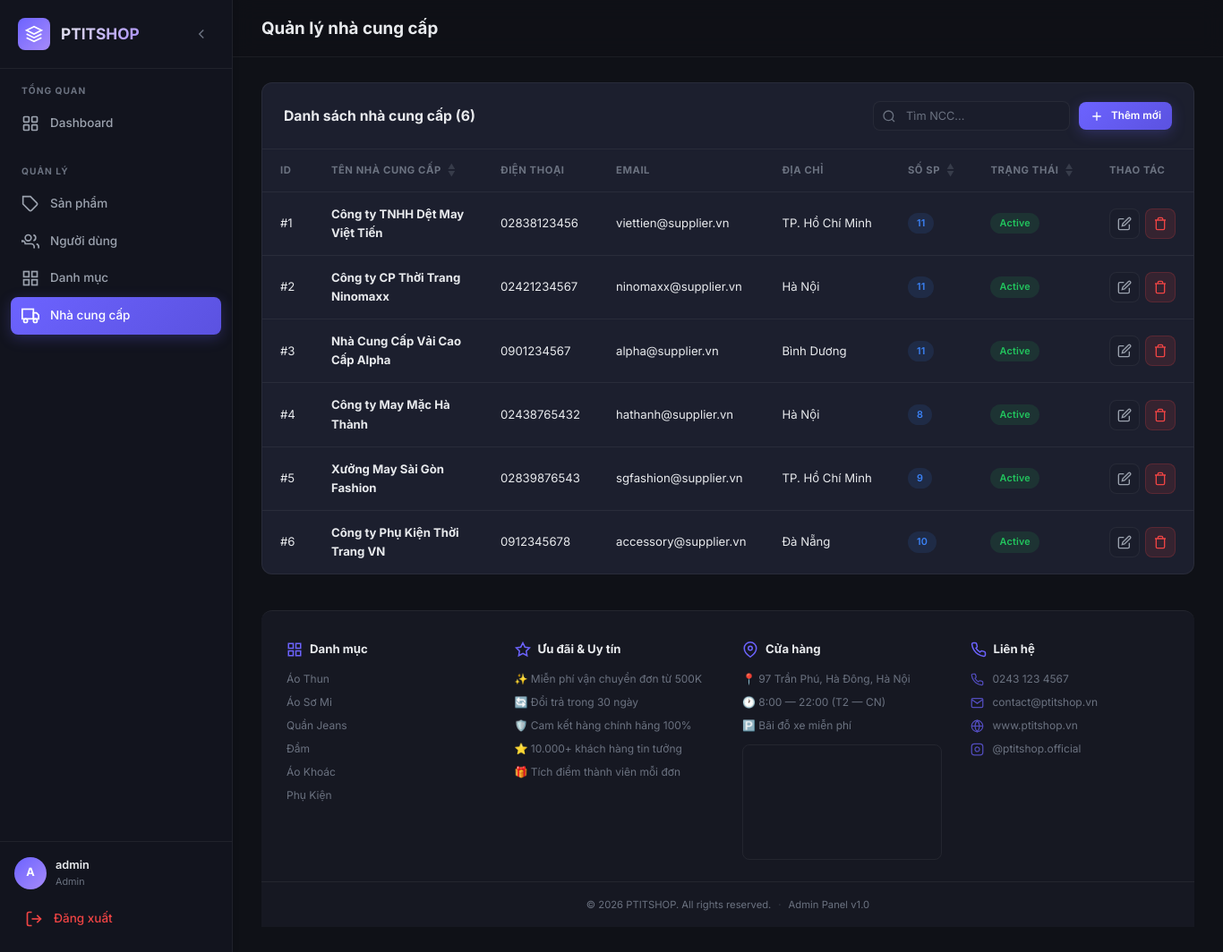
The app's page /admin/suppliers/index.php (signed in) with its own data.
### tables this page shows
CREATE TABLE suppliers (
    supplier_id   INT PRIMARY KEY AUTO_INCREMENT,
    supplier_name VARCHAR(150) NOT NULL,
    phone         VARCHAR(20),
    email         VARCHAR(100),
    address       VARCHAR(255),
    status        ENUM('Active', 'Inactive') NOT NULL DEFAULT 'Active',
    created_at    DATETIME DEFAULT CURRENT_TIMESTAMP,
    updated_at    DATETIME DEFAULT CURRENT_TIMESTAMP ON UPDATE CURRENT_TIMESTAMP
);

### includes/functions.php (called while the page is built, shortened)
<?php
function e(?string $str): string
{
    return htmlspecialchars($str ?? '', ENT_QUOTES, 'UTF-8');
}
function normalizeBaseUrl(string $baseUrl): string
{
    $baseUrl = trim($baseUrl);
    if ($baseUrl === '' || $baseUrl === '/') {
        return '/';
    }
    return '/' . trim($baseUrl, '/') . '/';
}
function appBaseUrl(): string
{
    $baseUrl = getenv('APP_BASE_URL');
    $scriptName = str_replace('\\', '/', $_SERVER['SCRIPT_NAME'] ?? '');
    $adminPathPosition = strpos($scriptName, '/admin/');
    if ($adminPathPosition !== false) {
        return normalizeBaseUrl(substr($scriptName, 0, $adminPathPosition));
    }
    return normalizeBaseUrl(dirname($scriptName));
}
function baseUrl(string $path = ''): string
{
    return appBaseUrl() . ltrim($path, '/');
}

### admin/suppliers/index.php (the view, shortened to what this page needs)
<?php
require_once __DIR__ . '/../../includes/functions.php';
$pdo = getDBConnection();
$search  = trim($_GET['search'] ?? '');
$sortBy  = $_GET['sort'] ?? 'created_at';
$sortDir = ($_GET['dir'] ?? 'desc') === 'asc' ? 'asc' : 'desc';
$page    = max(1, (int)($_GET['page'] ?? 1));
$limit   = 10;
$offset  = ($page - 1) * $limit;
$where = '';
$params = [];
$countSql = "SELECT COUNT(*) FROM suppliers s $where";
$stmt = $pdo->prepare($countSql);
$stmt->execute($params);
$total = $stmt->fetchColumn();
$sortColumn = "s.$sortBy";
$sql = "SELECT s.*, (SELECT COUNT(*) FROM products p WHERE p.supplier_id = s.supplier_id) AS product_count
        FROM suppliers s
        $where
        ORDER BY $sortColumn $sortDir
        LIMIT $limit OFFSET $offset";
$stmt = $pdo->prepare($sql);
$stmt->execute($params);
$suppliers = $stmt->fetchAll();
function sortUrl(string $col, string $currentSort, string $currentDir): string {
    $newDir = ($col === $currentSort && $currentDir === 'asc') ? 'desc' : 'asc';
    $params = $_GET;
    $params['sort'] = $col;
    $params['dir'] = $newDir;
    $params['page'] = 1;
    return '?' . http_build_query($params);
}
function sortClass(string $col, string $currentSort, string $currentDir): string {
    if ($col !== $currentSort) return 'sortable';
    return 'sortable sort-' . $currentDir;
}
require_once __DIR__ . '/../../includes/header.php';
require_once __DIR__ . '/../../includes/sidebar.php';
?>
<div class="table-wrapper">
    <div class="table-header">
        <h2>Danh sách nhà cung cấp (<?= $total ?>)</h2>
        <div class="table-actions">
            <form method="GET" class="search-box">
                <svg viewBox="0 0 24 24" fill="none" stroke="currentColor" stroke-width="2"><circle cx="11" cy="11" r="8"/><line x1="21" y1="21" x2="16.65" y2="16.65"/></svg>
                <input type="text" name="search" placeholder="Tìm NCC..." value="<?= e($search) ?>">
            </form>
            <a href="<?= baseUrl('admin/suppliers/create.php') ?>" class="btn btn-primary btn-sm">
                <svg viewBox="0 0 24 24" fill="none" stroke="currentColor" stroke-width="2"><line x1="12" y1="5" x2="12" y2="19"/><line x1="5" y1="12" x2="19" y2="12"/></svg>
                Thêm mới
            </a>
        </div>
    </div>
    <?php if (empty($suppliers)): ?>
        <div class="empty-state">
            <svg viewBox="0 0 24 24" fill="none" stroke="currentColor" stroke-width="1.5"><path d="M1 12s4-8 11-8 11 8 11 8-4 8-11 8-11-8-11-8z"/><circle cx="12" cy="12" r="3"/></svg>
            <h3>Chưa có nhà cung cấp nào</h3>
            <p>Hãy thêm nhà cung cấp đầu tiên</p>
            <a href="<?= baseUrl('admin/suppliers/create.php') ?>" class="btn btn-primary">Thêm NCC</a>
        </div>
    <?php else: ?>
        <table>
            <thead><tr>
                <th>ID</th>
                <th class="<?= sortClass('supplier_name', $sortBy, $sortDir) ?>">
                    <a href="<?= sortUrl('supplier_name', $sortBy, $sortDir) ?>" style="color:inherit;text-decoration:none">
                        Tên nhà cung cấp <span class="sort-icon"><span class="arrow arrow-up">▲</span><span class="arrow arrow-down">▼</span></span>
                    </a>
                </th>
                <th>Điện thoại</th>
                <th>Email</th>
                <th>Địa chỉ</th>
                <th class="<?= sortClass('product_count', $sortBy, $sortDir) ?>">
                    <a href="<?= sortUrl('product_count', $sortBy, $sortDir) ?>" style="color:inherit;text-decoration:none">
                        Số SP <span class="sort-icon"><span class="arrow arrow-up">▲</span><span class="arrow arrow-down">▼</span></span>
                    </a>
                </th>
                <th class="<?= sortClass('status', $sortBy, $sortDir) ?>">
                    <a href="<?= sortUrl('status', $sortBy, $sortDir) ?>" style="color:inherit;text-decoration:none">
                        Trạng thái <span class="sort-icon"><span class="arrow arrow-up">▲</span><span class="arrow arrow-down">▼</span></span>
                    </a>
                </th>
                <th>Thao tác</th>
            </tr></thead>
            <tbody>
            <?php foreach ($suppliers as $sup): ?>
            <tr>
                <td>#<?= $sup['supplier_id'] ?></td>
                <td><strong><?= e($sup['supplier_name']) ?></strong></td>
                <td><?= e($sup['phone'] ?? '—') ?></td>
                <td><?= e($sup['email'] ?? '—') ?></td>
                <td style="max-width:200px; white-space:nowrap; overflow:hidden; text-overflow:ellipsis;"><?= e($sup['address'] ?? '—') ?></td>
                <td><span class="badge badge-info"><?= $sup['product_count'] ?></span></td>
                <td><span class="badge <?= $sup['status'] === 'Active' ? 'badge-success' : 'badge-danger' ?>"><?= $sup['status'] ?></span></td>
                <td>
                    <div class="action-btns">
                        <a href="<?= baseUrl('admin/suppliers/edit.php?id=' . $sup['supplier_id']) ?>" class="btn btn-secondary btn-icon" title="Sửa">
                            <svg viewBox="0 0 24 24" fill="none" stroke="currentColor" stroke-width="2"><path d="M11 4H4a2 2 0 00-2 2v14a2 2 0 002 2h14a2 2 0 002-2v-7"/><path d="M18.5 2.5a2.121 2.121 0 013 3L12 15l-4 1 1-4 9.5-9.5z"/></svg>
                        </a>
                        <form id="del-sup-<?= $sup['supplier_id'] ?>" method="POST" action="<?= baseUrl('admin/suppliers/delete.php') ?>" style="display:inline">
                            <button type="button" class="btn btn-danger btn-icon" title="Xóa" onclick="confirmDelete('del-sup-<?= $sup['supplier_id'] ?>')">
                                <svg viewBox="0 0 24 24" fill="none" stroke="currentColor" stroke-width="2"><polyline points="3 6 5 6 21 6"/><path d="M19 6v14a2 2 0 01-2 2H7a2 2 0 01-2-2V6m3 0V4a2 2 0 012-2h4a2 2 0 012 2v2"/></svg>
                            </button>
                        </form>
                    </div>
                </td>
            </tr>
            <?php endforeach; ?>
            </tbody>
        </table>
    <?php endif; ?>
</div>
<?php require_once __DIR__ . '/../../includes/footer.php'; ?>

### assets/css/style.css (style rules this page uses)
:root { --bg-primary: #0f1117; --bg-secondary: #161822; --bg-card: #1c1f2e; --bg-card-hover: #232640; --bg-sidebar: #12141e; --bg-input: #1a1d2b; --border-color: rgba(255, 255, 255, 0.06); --border-focus: #6c63ff; --text-primary: #e8eaed; --text-secondary: #9ca3af; --text-muted: #6b7280; --accent: #6c63ff; --accent-hover: #5b52e0; --accent-glow: rgba(108, 99, 255, 0.25); --success: #22c55e; --success-bg: rgba(34, 197, 94, 0.12); --danger: #ef4444; --danger-bg: rgba(239, 68, 68, 0.12); --warning: #f59e0b; --warning-bg: rgba(245, 158, 11, 0.12); --info: #3b82f6; --info-bg: rgba(59, 130, 246, 0.12); --sidebar-width: 260px; --sidebar-collapsed: 72px; --topbar-height: 64px; --radius-sm: 8px; --radius-md: 12px; --radius-lg: 16px; --shadow-sm: 0 1px 3px rgba(0, 0, 0, 0.3); --shadow-md: 0 4px 20px rgba(0, 0, 0, 0.4); --shadow-lg: 0 8px 40px rgba(0, 0, 0, 0.5); --transition: 0.25s cubic-bezier(0.4, 0, 0.2, 1); }
*, *::before, *::after { box-sizing: border-box; margin: 0; padding: 0; }
html { font-size: 15px; scroll-behavior: smooth; }
body { font-family: 'Inter', -apple-system, BlinkMacSystemFont, sans-serif; background: var(--bg-primary); color: var(--text-primary); line-height: 1.6; -webkit-font-smoothing: antialiased; }
a { color: var(--accent); text-decoration: none; transition: color var(--transition); }
.table-wrapper { background: var(--bg-card); border: 1px solid var(--border-color); border-radius: var(--radius-md); overflow: hidden; }
.table-header { display: flex; align-items: center; justify-content: space-between; padding: 20px 24px; border-bottom: 1px solid var(--border-color); flex-wrap: wrap; gap: 12px; }
.table-header h2 { font-size: 1.05rem; font-weight: 700; }
.table-actions { display: flex; gap: 10px; align-items: center; }
.search-box { position: relative; }
.search-box input { background: var(--bg-input); border: 1px solid var(--border-color); border-radius: var(--radius-sm); padding: 8px 12px 8px 36px; color: var(--text-primary); font-size: 0.85rem; width: 220px; transition: all var(--transition); font-family: inherit; }
.search-box input::placeholder { color: var(--text-muted); }
.search-box svg { position: absolute; left: 10px; top: 50%; transform: translateY(-50%); width: 16px; height: 16px; color: var(--text-muted); }
table { width: 100%; border-collapse: collapse; }
thead th { text-align: left; padding: 14px 20px; font-size: 0.75rem; font-weight: 700; text-transform: uppercase; letter-spacing: 0.05em; color: var(--text-muted); border-bottom: 1px solid var(--border-color); white-space: nowrap; }
tbody td { padding: 14px 20px; font-size: 0.88rem; border-bottom: 1px solid var(--border-color); vertical-align: middle; }
tbody tr { transition: background var(--transition); }
tbody tr:last-child td { border-bottom: none; }
.badge { display: inline-flex; padding: 3px 10px; border-radius: 50px; font-size: 0.72rem; font-weight: 600; letter-spacing: 0.02em; }
.badge-success { background: var(--success-bg); color: var(--success); }
.badge-info { background: var(--info-bg); color: var(--info); }
.btn { display: inline-flex; align-items: center; gap: 8px; padding: 9px 18px; border: none; border-radius: var(--radius-sm); font-size: 0.85rem; font-weight: 600; font-family: inherit; cursor: pointer; transition: all var(--transition); white-space: nowrap; text-decoration: none; }
.btn svg { width: 16px; height: 16px; }
.btn-primary { background: linear-gradient(135deg, var(--accent), #5b52e0); color: #fff; box-shadow: 0 4px 15px var(--accent-glow); }
.btn-secondary { background: var(--bg-input); color: var(--text-secondary); border: 1px solid var(--border-color); }
.btn-danger { background: var(--danger-bg); color: var(--danger); border: 1px solid rgba(239, 68, 68, 0.2); }
.btn-sm { padding: 6px 12px; font-size: 0.78rem; }
.btn-icon { width: 34px; height: 34px; padding: 0; display: inline-flex; align-items: center; justify-content: center; border-radius: var(--radius-sm); }
.action-btns { display: flex; gap: 6px; }
thead th.sortable { cursor: pointer; user-select: none; position: relative; transition: color var(--transition); }
.sort-icon { display: inline-flex; flex-direction: column; margin-left: 4px; vertical-align: middle; line-height: 1; gap: 1px; }
.sort-icon .arrow { font-size: 0.55rem; line-height: 1; color: var(--text-muted); opacity: 0.35; transition: all var(--transition); }

### records on screen
suppliers: supplier_id "1", supplier_name "Công ty TNHH Dệt May Việt Tiến", phone "02838123456", email "viettien@supplier.vn", address "TP. Hồ Chí Minh", product_count "11", status "Active"
suppliers: supplier_id "2", supplier_name "Công ty CP Thời Trang Ninomaxx", phone "02421234567", email "ninomaxx@supplier.vn", address "Hà Nội", product_count "11", status "Active"
suppliers: supplier_id "3", supplier_name "Nhà Cung Cấp Vải Cao Cấp Alpha", phone "0901234567", email "alpha@supplier.vn", address "Bình Dương", product_count "11", status "Active"
suppliers: supplier_id "4", supplier_name "Công ty May Mặc Hà Thành", phone "02438765432", email "hathanh@supplier.vn", address "Hà Nội", product_count "8", status "Active"
suppliers: supplier_id "5", supplier_name "Xưởng May Sài Gòn Fashion", phone "02839876543", email "sgfashion@supplier.vn", address "TP. Hồ Chí Minh", product_count "9", status "Active"
suppliers: supplier_id "6", supplier_name "Công ty Phụ Kiện Thời Trang VN", phone "0912345678", email "accessory@supplier.vn", address "Đà Nẵng", product_count "10", status "Active"

### other values on screen
substr(currentUser()['username'], 0, 1) "A"
currentUser()['username'] "admin"
currentUser()['role'] "Admin"
$pageTitle "Quản lý nhà cung cấp"
$total "6"
